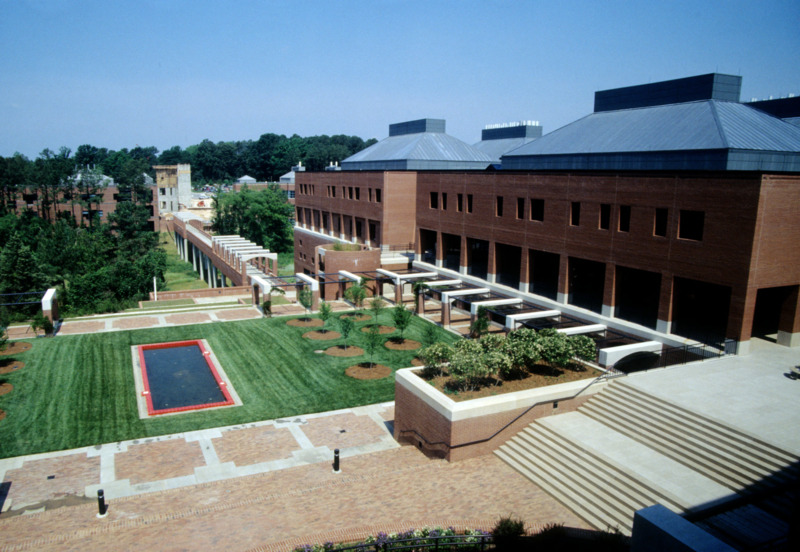
#> input picture DZ_OpenCV_1/default.jpg, 800 x 552 px
$ python dz.py
#> lines starting #> are read from the running program, lines starting #| are printed output that depends on the picture; after the words box and inside, x2 and y2 are one past the last pixel; in counts of white or black regions, pixels touching at a corner belong together
import os
import cv2 as cv
import numpy as np

# url to image
url = "default.jpg"
path = ''

image = cv.imread(url)
#> image is the input picture: shape (552, 800, 3); mean B, G, R 126, 123, 108

cv.imshow("Original", image)

# downscale to 300x200
downWidth = 300
downHeight = 200
downPoints = (downWidth, downHeight)
resizedDownImage = cv.resize(image, downPoints, interpolation=cv.INTER_LINEAR)
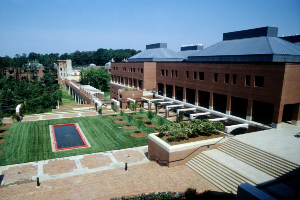
#> resizedDownImage: shape (200, 300, 3); mean B, G, R 125.9, 122.9, 107.8

cv.imshow("Resized down", resizedDownImage)
cv.waitKey()

cv.destroyAllWindows()

# downscaling with different inter
scale_down = 0.7

resInterNear = cv.resize(image, None, fx=scale_down, fy=scale_down, interpolation=cv.INTER_NEAREST)
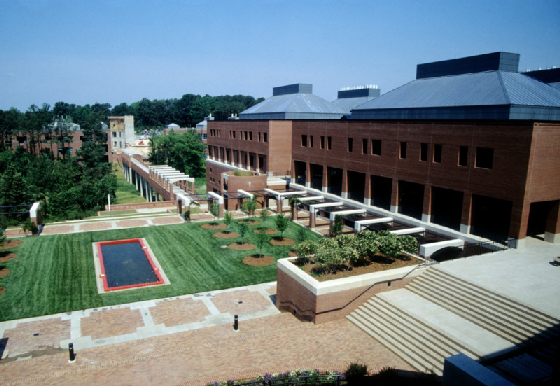
#> resInterNear: shape (386, 560, 3); mean B, G, R 126.2, 123.2, 108
resInterLinear = cv.resize(image, None, fx=scale_down, fy=scale_down, interpolation=cv.INTER_LINEAR)
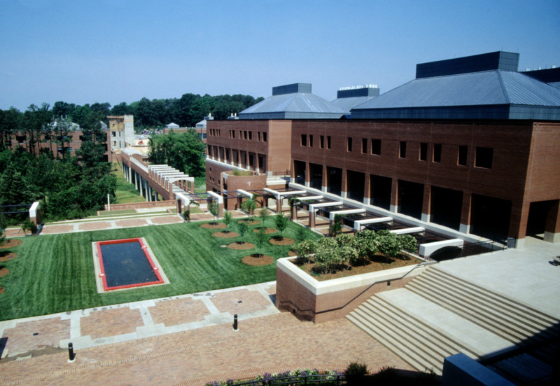
#> resInterLinear: shape (386, 560, 3); mean B, G, R 126, 123, 107.9
resInterArea = cv.resize(image, None, fx=scale_down, fy=scale_down, interpolation=cv.INTER_AREA)

cv.imshow("Near", resInterNear)
cv.imshow("Linear", resInterLinear)
cv.imshow("Area", resInterArea)
cv.waitKey()

imgHeight = resizedDownImage.shape[0]
#> imgHeight = 200
imgWidth = resizedDownImage.shape[1]
#> imgWidth = 300
imgCopy = resizedDownImage.copy()

M = 50
N = 100
x1 = 0
y1 = 0

for y in range(0, imgHeight, M):
    for x in range(0, imgWidth, N):
        if (imgHeight - y) < M or (imgWidth - x) < N:
            break

        y1 = y + M
        x1 = x + N

        if x1 >= imgWidth or y1 >= imgHeight:
            print('1st if')
            x1 = imgWidth - 1
            y1 = imgHeight - 1
            tiles = imgCopy[y: y + M, x: x + N]
            if not cv.imwrite(os.path.join(path, 'title' + str(x) + '_' + str(y) + '.jpg'), tiles):
                print("error")
            cv.rectangle(image, (x, y), (x1, y1), (0, 255, 0), 1)
        elif y1 < imgHeight:
            print('elif')
            y1 = imgHeight - 1
            tiles = imgCopy[y: y + M, x: x + N]
            if not cv.imwrite(os.path.join(path, 'title' + str(x) + '_' + str(y) + '.jpg'), tiles):
                print("error")
            cv.rectangle(image, (x, y), (x1, y1), (0, 255, 0), 1)
#> this loop made 4 passes
#> pass 1, ``:
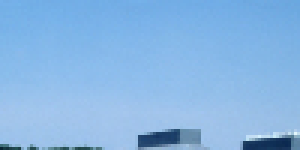
#> saved as title100_0.jpg: shape (50, 100, 3) (shown 3 times larger); mean B, G, R 227.7, 182.1, 135.6
#> pass 1, ``:
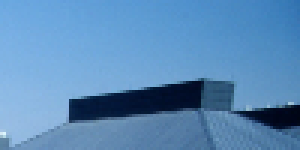
#> saved as title200_0.jpg: shape (50, 100, 3) (shown 3 times larger); mean B, G, R 184.6, 139.2, 91.1
#> after the loop:
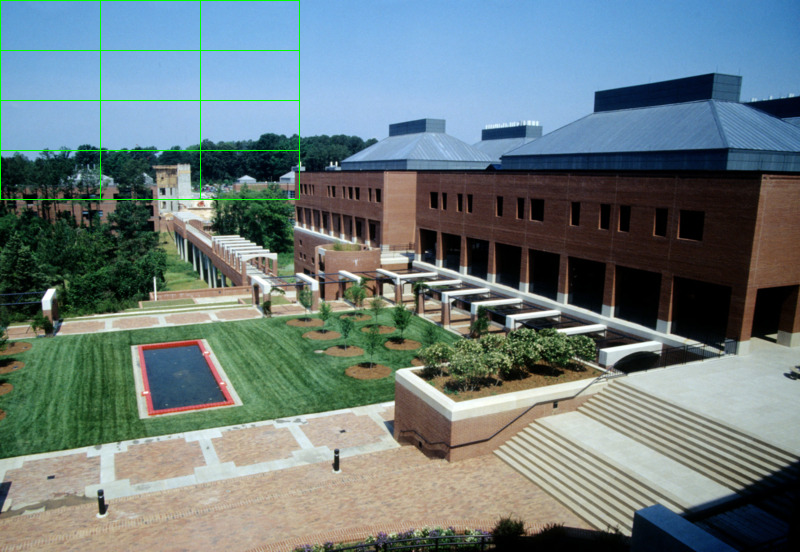
#> image: shape (552, 800, 3); 0.52% of pixels changed, all inside (x1, y1, x2, y2) = (0, 0, 300, 200)
#> after the loop:
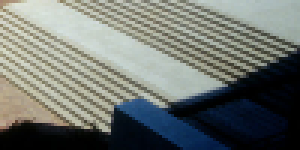
#> tiles: shape (50, 100, 3) (shown 3 times larger); mean B, G, R 111.7, 116.9, 112.1

$ run again, with DZ_OpenCV_1/title0_100.jpg copied over DZ_OpenCV_1/default.jpg
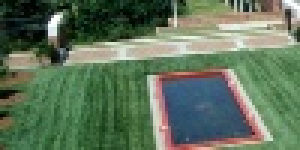
#> input picture DZ_OpenCV_1/title0_100.jpg, 100 x 50 px (shown 3 times larger)
#> image is the input picture: shape (50, 100, 3); mean B, G, R 91.7, 115.9, 96.2
#> `resizedDownImage = cv.resize(image, downPoints, interpolation=cv.INTER..`:
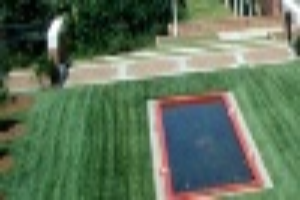
#> resizedDownImage: shape (200, 300, 3); mean B, G, R 91.6, 115.8, 96.1
#> after the loop `for y in range(0, imgHeight, M):`:
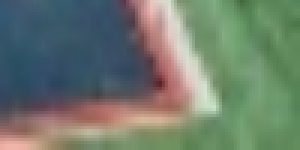
#> tiles: shape (50, 100, 3) (shown 3 times larger); mean B, G, R 109.5, 123.1, 110

$ run again, with DZ_OpenCV_1/title0_150.jpg copied over DZ_OpenCV_1/default.jpg
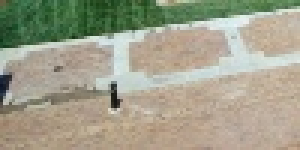
#> input picture DZ_OpenCV_1/title0_150.jpg, 100 x 50 px (shown 3 times larger)
#> image is the input picture: shape (50, 100, 3); mean B, G, R 139.1, 159.7, 160.8
#> `resizedDownImage = cv.resize(image, downPoints, interpolation=cv.INTER..`:
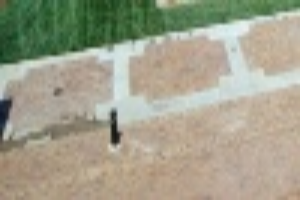
#> resizedDownImage: shape (200, 300, 3); mean B, G, R 139.1, 159.6, 160.7
#> after the loop `for y in range(0, imgHeight, M):`:
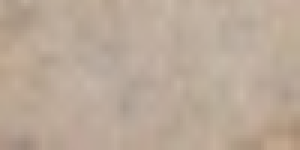
#> tiles: shape (50, 100, 3) (shown 3 times larger); mean B, G, R 152.5, 168.8, 186.6

$ run again, with DZ_OpenCV_1/title0_50.jpg copied over DZ_OpenCV_1/default.jpg
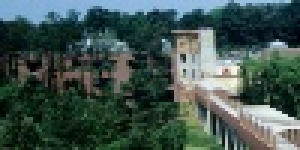
#> input picture DZ_OpenCV_1/title0_50.jpg, 100 x 50 px (shown 3 times larger)
#> image is the input picture: shape (50, 100, 3); mean B, G, R 78.8, 83.9, 64.8
#> after the loop `for y in range(0, imgHeight, M):`:
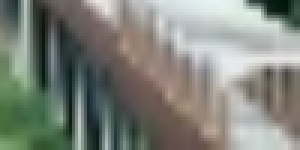
#> tiles: shape (50, 100, 3) (shown 3 times larger); mean B, G, R 123.7, 131.8, 128
